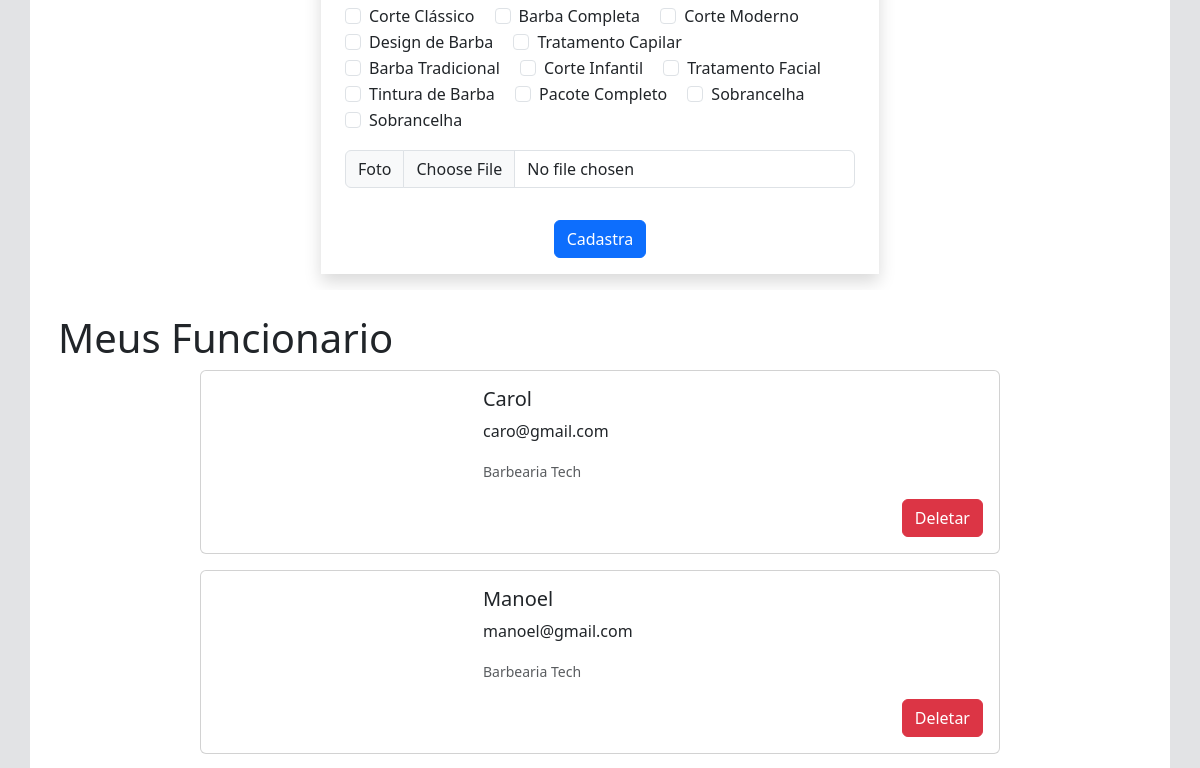
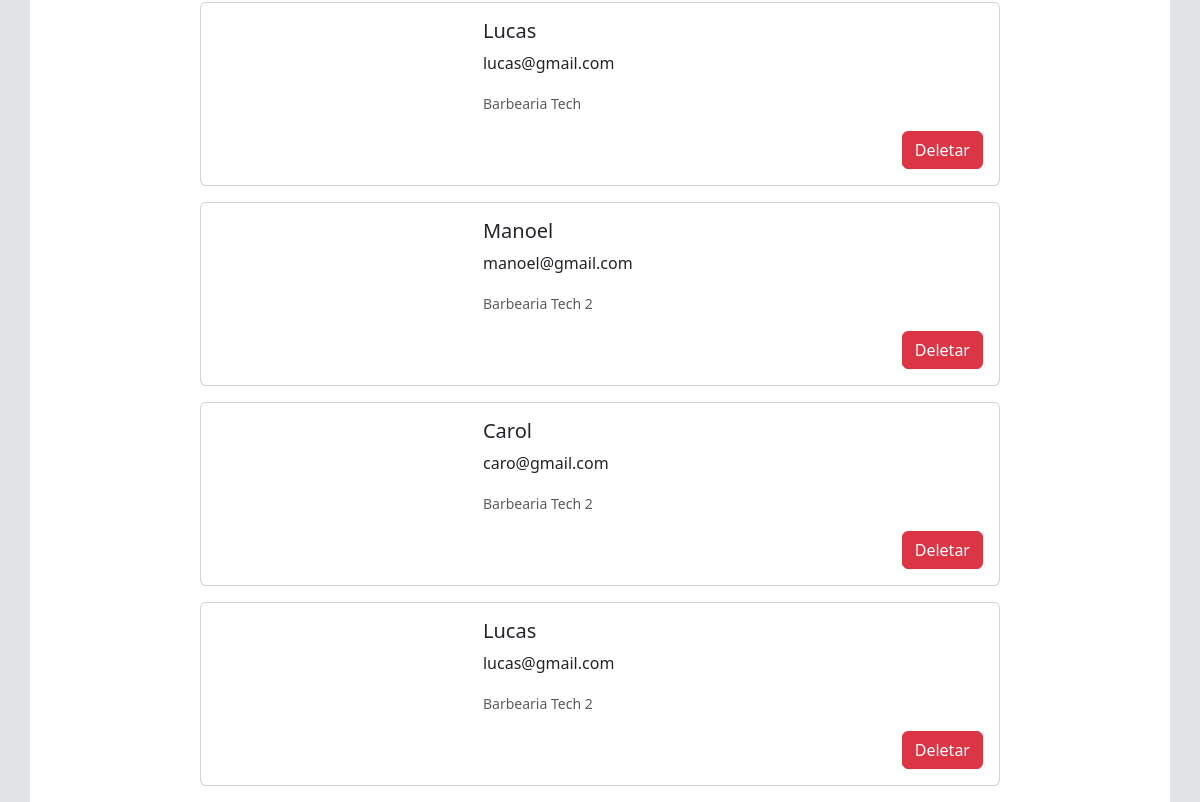
The page /cadastrar-funcionario/ (signed in, lower part) on the database as committed earlier (2 pictures, top to bottom).
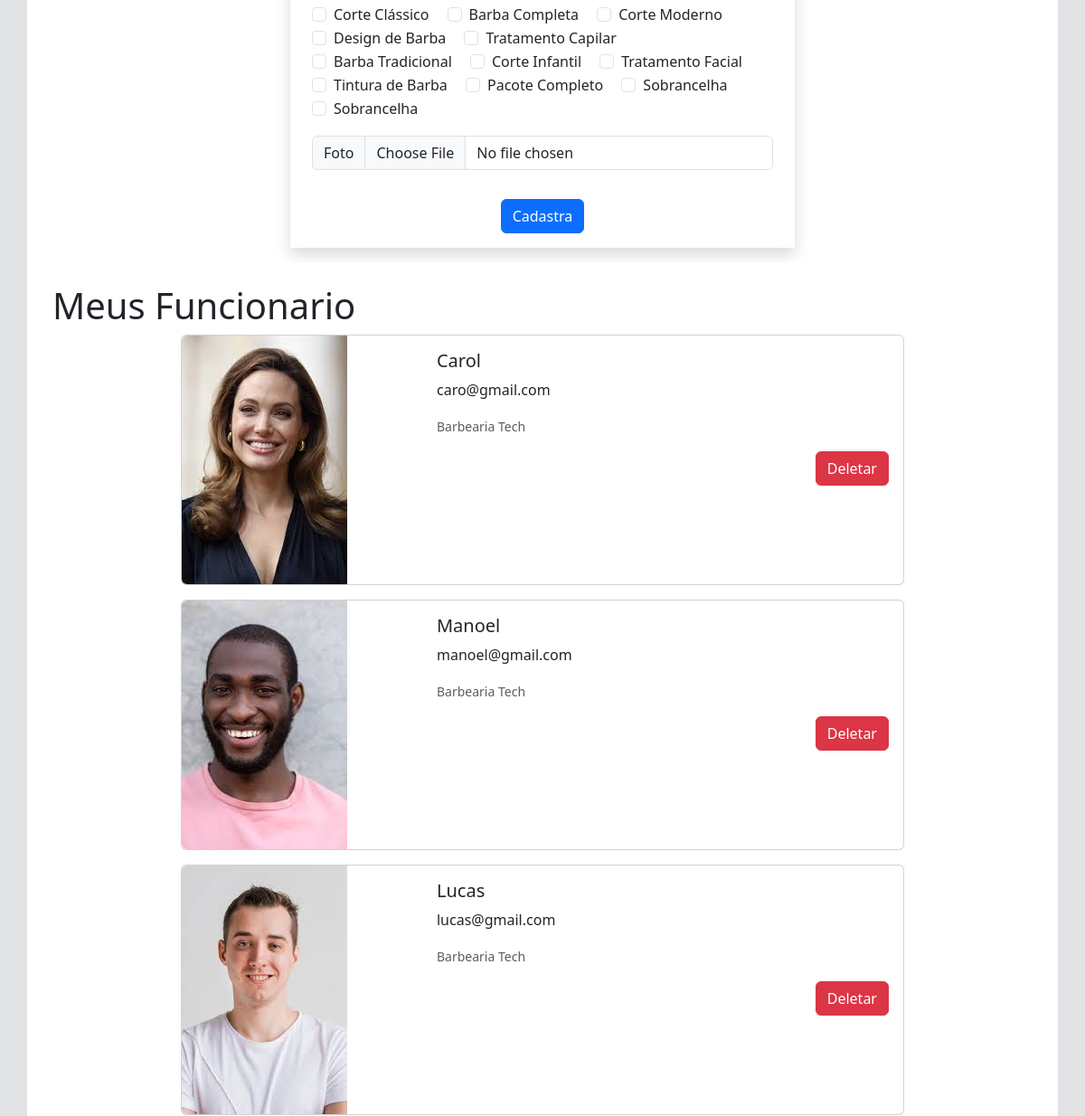
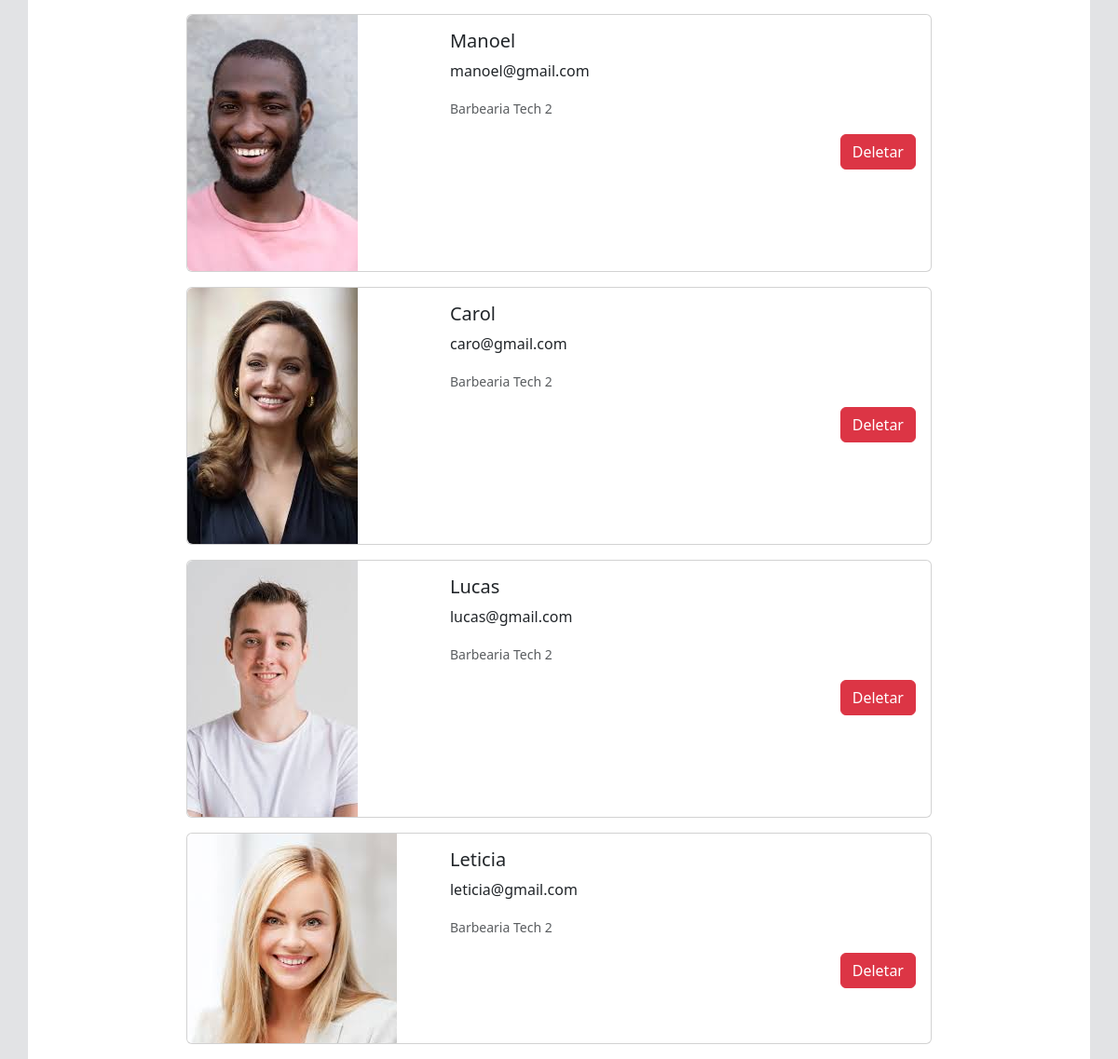
The same page on the database as committed later (2 pictures, top to bottom).
### agenda/models.py (models this page shows)
class Servico(models.Model):
    id = models.AutoField(primary_key=True)
    nome = models.CharField(max_length=200, blank=True, null=True)
    descricao = models.CharField(max_length=200, blank=True, null=True)
    valor = models.FloatField()
    tempoServico = models.TimeField()
    intervalo = models.TimeField(blank=True, null=True)
    status = models.BooleanField(default=True)
    foto = models.ImageField(upload_to='imagens/', null=True, blank=True)
    empresa = models.ForeignKey(Empresa, on_delete=models.SET_NULL, blank=True, null=True)

class EmpresaFuncionario(models.Model):
    id = models.AutoField(primary_key=True)
    funcionario = models.ForeignKey(User, on_delete=models.SET_NULL, blank=True, null=True)
    empresa = models.ForeignKey(Empresa, on_delete=models.SET_NULL, blank=True, null=True)

class User(AbstractUser):
    TIPO_ADM_CHOICES = (('G', 'Gerente'), ('F', 'Funcionario'), ('C', 'Cliente'))
    id = models.AutoField(primary_key=True)
    celular = models.CharField(max_length=20, blank=True, null=True)
    username = models.CharField(max_length=150, blank=True, null=True)
    email = models.EmailField(unique=True)
    tipo = models.CharField(max_length=1, choices=TIPO_ADM_CHOICES)
    foto = models.ImageField(upload_to='imagens/', null=True, blank=True)
    USERNAME_FIELD = 'email'
    REQUIRED_FIELDS = ['password']

class Empresa(models.Model):
    id = models.AutoField(primary_key=True)
    nome = models.CharField(max_length=200, blank=True, null=True)
    foto = models.ImageField(upload_to='imagens/', null=True, blank=True)
    descricao = models.CharField(max_length=200, blank=True, null=True)
    cep = models.CharField(max_length=200, blank=True, null=True)
    numero = models.CharField(max_length=200, blank=True, null=True)
    complemento = models.CharField(max_length=200, blank=True, null=True)
    gerente = models.ForeignKey(User, on_delete=models.SET_NULL, blank=True, null=True)

### agenda/views.py (the view, shortened to what this page needs)
# urls.py: path('cadastrar-funcionario/', views.cadastrarFuncionario, name='cadastrarFuncionario'),
def cadastrarFuncionario(request):
    dias = models.Dia.objects.all()
    empresas = models.Empresa.objects.filter(gerente_id=request.user.pk)
    servicos = models.Servico.objects.filter(empresa_id__in=empresas, status=True)
    funcionarios = models.EmpresaFuncionario.objects.filter(empresa_id__in=empresas)
    return render(request, 'agenda/cadastrar-funcionario.html', {
        'empresas': empresas,
        'dias': dias,
        'servicos': servicos,
        'funcionarios': funcionarios})

### agenda/templates/agenda/cadastrar-funcionario.html (shortened to what this page needs)
{% extends 'global/base.html' %}
{% load static %}
{% block 'head' %}
<link href="{% static 'agenda/css/login.css' %}" rel="stylesheet">
{% endblock 'head' %}
{% block 'conteudo' %}
<section class="p-0 bg-secondary-subtle">
    <div class="container pb-3 h-100 bg-white">
        <form action="{% url 'agenda:cadastrarFuncionario' %}" method="POST" class="row g-3 w-50 m-auto p-3 shadow" enctype="multipart/form-data">
            <div class="col-12">
                {% if servicos %}
                    {% for servico in servicos %}
                        <div class="form-check form-check-inline">
                            <input class="form-check-input" type="checkbox" name="idServico" id="idServico{{ servico.pk }}" value="{{ servico.pk }}">
                            <label class="form-check-label" for="idServico{{ servico.pk }}">{{ servico.nome }}</label>
                        </div>
                    {% endfor %}
                {% endif %}
            </div>
            <div class="col-md-12">
                <div class="input-group mb-3">
                    <label class="input-group-text" for="foto">Foto</label>
                    <input type="file" class="form-control" name="foto" id="foto" required>
                </div>
            </div>
            <div class="col-12 d-flex justify-content-center">
                <button type="submit" class="btn btn-primary">Cadastra</button>
            </div>
        </form>
    </div>
    <div class="container pt-4 h-100 bg-white">
        <h1 class="ms-3">Meus Funcionario</h1>
        <div class="d-flex justify-content-center flex-wrap">
            {% if funcionarios %}
                {% for funcionario in funcionarios %}
                    <div class="card mb-3" style="width: 50rem;">
                        <div class="row g-0">
                            <div class="col-md-4">
                                {% if funcionario.funcionario.foto %}
                                <img src="{{ funcionario.funcionario.foto.url }}" class="img-fluid rounded-start" alt="...">
                                {% endif %}
                            </div>
                            <div class="col-md-8">
                                <div class="card-body">
                                    <h5 class="card-title">{{ funcionario.funcionario.username }}</h5>
                                    <p class="card-text">{{ funcionario.funcionario.email }}</p>
                                    <p class="card-text"><small class="text-body-secondary">{{ funcionario.empresa.nome }}</small></p>
                                    <form action="{% url 'agenda:deletarFuncionario' %}" method="POST">
                                        <div class="d-flex justify-content-end">
                                            <button type="submit" class="btn btn-danger">Deletar</button>
                                        </div>
                                    </form>
                                </div>
                            </div>
                        </div>
                    </div>
                {% endfor %}
            {% endif %}
        </div>
    </div>
</section>
{% endblock 'conteudo' %}

### base/global/base.html (shortened to what this page needs)
{% load static %}
<!DOCTYPE html>
<html lang="pt-BR">
<head>
    <link href="https://cdn.jsdelivr.net/npm/bootstrap@5.3.3/dist/css/bootstrap.min.css" rel="stylesheet">
    <link href="{% static 'global/css/style.css' %}" rel="stylesheet">
    {% block 'head' %} {% endblock 'head' %}
</head>
<body class="bg-secondary-subtle">
    {% block 'conteudo' %} {% endblock 'conteudo' %}
  </body>
</body>
</html>

Rows that differ between the two databases and show on the page:
changed through a linked row, EmpresaFuncionario (number 1 of 7 on the later page): funcionario.foto: picture added
changed through a linked row, EmpresaFuncionario (number 2 of 7 on the later page): funcionario.foto: picture added
changed through a linked row, EmpresaFuncionario (number 3 of 7 on the later page): funcionario.foto: picture added
changed through a linked row, EmpresaFuncionario (number 4 of 7 on the later page): funcionario.foto: picture added
changed through a linked row, EmpresaFuncionario (number 5 of 7 on the later page): funcionario.foto: picture added
changed through a linked row, EmpresaFuncionario (number 6 of 7 on the later page): funcionario.foto: picture added
added EmpresaFuncionario: funcionario.foto (picture), funcionario.username "Leticia", funcionario.email "leticia@gmail.com", empresa.nome "Barbearia Tech 2"
